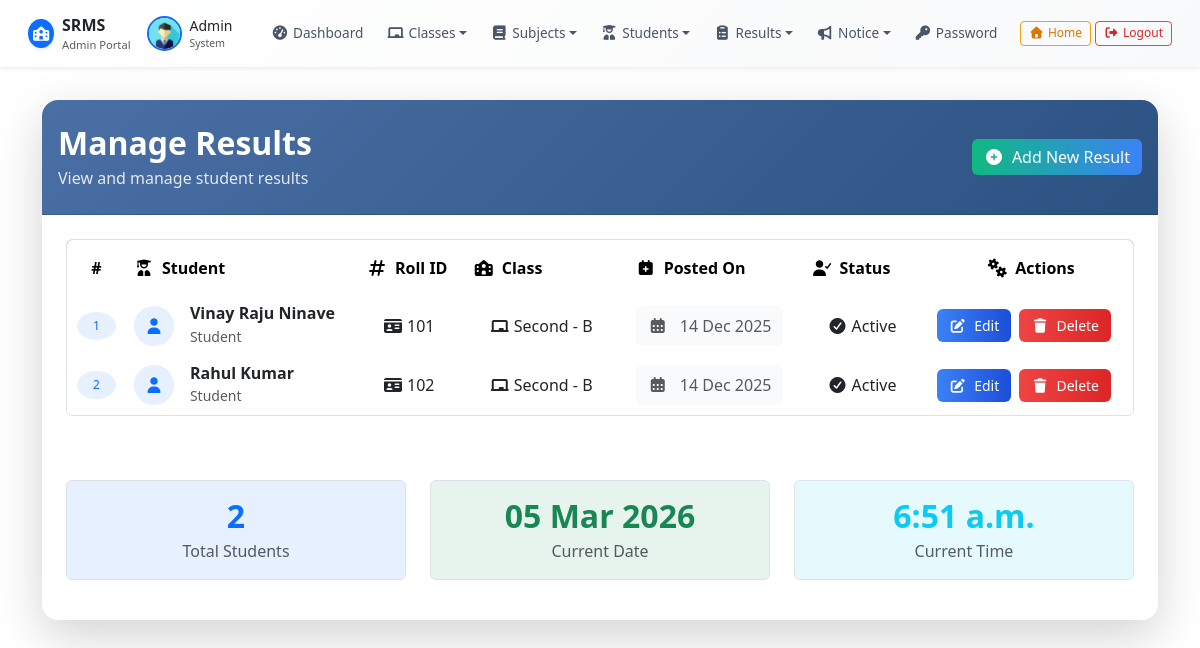
Page /manage_result/ (signed in) on the committed database.
### resultapp/models.py (models this page shows, shortened)
class Student(models.Model):
    GENDER_CHOICES = (
        ('Male', 'Male'),
        ('Female', 'Female'),
    )
    name = models.CharField(max_length=50)
    roll_id = models.CharField(max_length=50)
    email = models.EmailField(max_length=100)
    gender = models.CharField(max_length=10, choices=GENDER_CHOICES)
    dob = models.DateField()
    student_class = models.ForeignKey(
        Class, null=True, on_delete=models.SET_NULL
    )
    reg_date = models.DateTimeField(auto_now_add=True)
    status = models.IntegerField(default=1)

class Class(models.Model):
    name = models.CharField(max_length=50)
    numeric = models.IntegerField()
    section = models.CharField(max_length=20)
    creation_date = models.DateTimeField(auto_now_add=True)
    updation_date = models.DateTimeField(auto_now=True)
    def __str__(self):
        return f"{self.name} - {self.section}"

class Result(models.Model):
    student = models.ForeignKey(Student, on_delete=models.CASCADE)
    student_class = models.ForeignKey(
        Class, null=True, on_delete=models.SET_NULL
    )
    subject = models.ForeignKey(
        Subject, null=True, on_delete=models.SET_NULL
    )
    marks = models.IntegerField()
    posting_date = models.DateTimeField(auto_now_add=True)
    updation_date = models.DateTimeField(auto_now=True)

### resultapp/views.py (the view)
# urls.py: path('manage_result/', manage_result, name='manage_result'),
@login_required
def manage_result(request):
    students = (
        Student.objects
        .filter(result__isnull=False)
        .select_related('student_class')
        .distinct()
    )
    if request.GET.get('delete'):
        student_id = request.GET.get('delete')
        Result.objects.filter(student_id=student_id).delete()
        messages.success(request, "Student result deleted successfully")
        return redirect('manage_result')
    return render(request, 'manage_result.html', {
        'students': students
    })

### resultapp/templates/manage_result.html (shortened to what this page needs)
{% extends "admin_base.html" %}
{% load static %}
{% block content %}
<div class="container py-4">
  <div class="card shadow-lg border-0">
    <div class="card-header bg-gradient-result text-white py-4">
      <div class="d-flex align-items-center justify-content-between">
        <div class="d-flex align-items-center">
          <div>
            <h2 class="mb-1 fw-bold">Manage Results</h2>
            <p class="mb-0 opacity-85">View and manage student results</p>
          </div>
        </div>
        <a href="/add_result" class="btn btn-light btn-gradient-action">
          <i class="fas fa-plus-circle me-2"></i>Add New Result
        </a>
      </div>
    </div>
    <div class="card-body p-4">
      {% if students %}
      <div class="table-responsive">
        <table class="table table-hover border rounded overflow-hidden">
          <thead class="bg-primary text-white">
            <tr>
              <th class="text-center py-3 border-0">#</th>
              <th class="py-3 border-0">
                <i class="fas fa-user-graduate me-2"></i>Student
              </th>
              <th class="py-3 border-0">
                <i class="fas fa-hashtag me-2"></i>Roll ID
              </th>
              <th class="py-3 border-0">
                <i class="fas fa-school me-2"></i>Class
              </th>
              <th class="py-3 border-0">
                <i class="fas fa-calendar-plus me-2"></i>Posted On
              </th>
              <th class="py-3 border-0">
                <i class="fas fa-user-check me-2"></i>Status
              </th>
              <th class="text-center py-3 border-0">
                <i class="fas fa-cogs me-2"></i>Actions
              </th>
            </tr>
          </thead>
          <tbody>
            {% for student in students %}
            <tr class="hover-lift-row">
              <td class="text-center fw-bold align-middle border-0">
                <span class="badge bg-primary bg-opacity-10 text-primary rounded-circle px-3 py-2">
                  {{ forloop.counter }}
                </span>
              </td>
              <td class="align-middle border-0">
                <div class="d-flex align-items-center">
                  <div class="student-icon bg-primary bg-opacity-10 rounded-circle p-2 me-3">
                    <i class="fas fa-user text-primary"></i>
                  </div>
                  <div>
                    <h6 class="mb-0 fw-semibold text-dark">{{ student.name }}</h6>
                    <small class="text-muted">Student</small>
                  </div>
                </div>
              </td>
              <td class="align-middle border-0">
                <span class="px-3 py-2 text-dark">
                  <i class="fas fa-id-card me-1"></i>{{ student.roll_id }}
                </span>
              </td>
              <td class="align-middle border-0">
                <span class="px-3 py-2 text-dark">
                  <i class="fas fa-chalkboard me-1"></i>{{ student.student_class }}
                </span>
              </td>
              <td class="align-middle border-0">
                <div class="date-badge">
                  <i class="fas fa-calendar-alt me-2 text-muted"></i>
                  <span class="text-muted">
                    {% if student.result_set.first %}
                      {{ student.result_set.first.posting_date|date:"d M Y" }}
                    {% else %}
                      Not available
                    {% endif %}
                  </span>
                </div>
              </td>
              <td class="align-middle border-0">
                {% if student.status == 1 %}
                <span class="px-3 py-2 text-dark">
                  <i class="fas fa-check-circle me-1"></i>Active
                </span>
                {% else %}
                <span class="px-3 py-2 text-dark">
                  <i class="fas fa-times-circle me-1"></i>Inactive
                </span>
                {% endif %}
              </td>
              <td class="align-middle border-0">
                <div class="d-flex gap-2">
                  {% if student.result_set.first %}
                  <a href="{% url 'edit_result' student.id %}" class="btn btn-primary btn-action btn-sm hover-lift">
                    <i class="fas fa-edit me-1"></i> Edit
                  </a>
                  {% else %}
                  <button class="btn btn-secondary btn-action btn-sm" disabled>
                    <i class="fas fa-ban me-1"></i> No Result
                  </button>
                  {% endif %}
                  {% if student.result_set.first %}
                  <a href="?delete={{ student.id }}"
                     onclick="return confirm('Are you sure you want to delete this result? This action cannot be undone.')"
                     class="btn btn-danger btn-action btn-sm hover-lift">
                    <i class="fas fa-trash me-1"></i> Delete
                  </a>
                  {% endif %}
                </div>
              </td>
            </tr>
            {% endfor %}
          </tbody>
        </table>
      </div>
      <div class="summary-cards mt-5">
        <div class="row">
          <div class="col-md-4 mb-3">
            <div class="stat-card p-3 border rounded bg-primary bg-opacity-10 text-center">
              <h3 class="mb-1 text-primary fw-bold">{{ students|length }}</h3>
              <p class="mb-0 text-muted">Total Students</p>
            </div>
          </div>
          <div class="col-md-4 mb-3">
            <div class="stat-card p-3 border rounded bg-success bg-opacity-10 text-center">
              <h3 class="mb-1 text-success fw-bold">
                {% now "d M Y" %}
              </h3>
              <p class="mb-0 text-muted">Current Date</p>
            </div>
          </div>
          <div class="col-md-4 mb-3">
            <div class="stat-card p-3 border rounded bg-info bg-opacity-10 text-center">
              <h3 class="mb-1 text-info fw-bold">
                {% now "g:i a" %}
              </h3>
              <p class="mb-0 text-muted">Current Time</p>
            </div>
          </div>
        </div>
      </div>
      {% endif %}
    </div>
  </div>
</div>
{% endblock %}

### resultapp/templates/manage_result.html (style rules this page uses)
.bg-gradient-result { background: linear-gradient(135deg, #4a6fa5 0%, #2c5282 100%); }
.btn-gradient-action { background: linear-gradient(to right, #10b981, #3b82f6); border: none; color: white; transition: all 0.3s ease; }
.hover-lift { transition: all 0.3s ease; }
.hover-lift-row { transition: all 0.3s ease; }
.student-icon { width: 40px; height: 40px; display: flex; align-items: center; justify-content: center; }
.btn-action { padding: 0.375rem 0.75rem; font-size: 0.875rem; border-radius: 6px; font-weight: 500; }
.btn-primary { background: linear-gradient(to right, #3b82f6, #1d4ed8); border: none; color: white; }
.btn-danger { background: linear-gradient(to right, #ef4444, #dc2626); border: none; color: white; }
.badge { font-weight: 500; transition: all 0.3s ease; }
.stat-card { transition: all 0.3s ease; min-height: 100px; display: flex; flex-direction: column; justify-content: center; }
.opacity-85 { opacity: 0.85; }
.fw-semibold { font-weight: 600; }
.card { border-radius: 16px; overflow: hidden; }
.table { border-collapse: separate; border-spacing: 0; }
.table thead { border-radius: 10px 10px 0 0; overflow: hidden; }
.table tbody tr { border-bottom: 1px solid #f1f5f9; }
.date-badge { padding: 0.5rem 0.75rem; border-radius: 6px; background-color: #f8fafc; display: inline-block; }
.summary-cards .stat-card h3 { font-size: 2rem; }

### rows in the picture
Student: name "Vinay Raju Ninave", roll_id "101", student_class "Second - B", result_set.first.posting_date "14 Dec 2025", status 1 (drawn), shows "Edit"
Student: name "Rahul Kumar", roll_id "102", student_class "Second - B", result_set.first.posting_date "14 Dec 2025", status 1 (drawn), shows "Edit"

### other values in the picture
{{ students|length }} "2"
